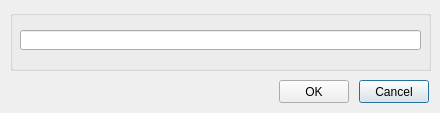
<?xml version="1.0" encoding="UTF-8"?>
<ui version="4.0">
 <class>CTextSel</class>
 <widget class="QDialog" name="CTextSel">
  <property name="geometry">
   <rect>
    <x>0</x>
    <y>0</y>
    <width>440</width>
    <height>113</height>
   </rect>
  </property>
  <property name="windowTitle">
   <string>Dialog</string>
  </property>
  <widget class="QGroupBox" name="groupBox">
   <property name="geometry">
    <rect>
     <x>10</x>
     <y>10</y>
     <width>421</width>
     <height>61</height>
    </rect>
   </property>
   <property name="title">
    <string/>
   </property>
   <widget class="QLineEdit" name="lineEdit">
    <property name="geometry">
     <rect>
      <x>10</x>
      <y>20</y>
      <width>401</width>
      <height>20</height>
     </rect>
    </property>
   </widget>
  </widget>
  <widget class="QPushButton" name="pushButton">
   <property name="geometry">
    <rect>
     <x>359</x>
     <y>80</y>
     <width>70</width>
     <height>23</height>
    </rect>
   </property>
   <property name="text">
    <string>Cancel</string>
   </property>
  </widget>
  <widget class="QPushButton" name="pushButton_2">
   <property name="geometry">
    <rect>
     <x>279</x>
     <y>80</y>
     <width>70</width>
     <height>23</height>
    </rect>
   </property>
   <property name="text">
    <string>OK</string>
   </property>
  </widget>
 </widget>
 <tabstops>
  <tabstop>lineEdit</tabstop>
  <tabstop>pushButton_2</tabstop>
  <tabstop>pushButton</tabstop>
 </tabstops>
 <resources/>
 <connections/>
</ui>
